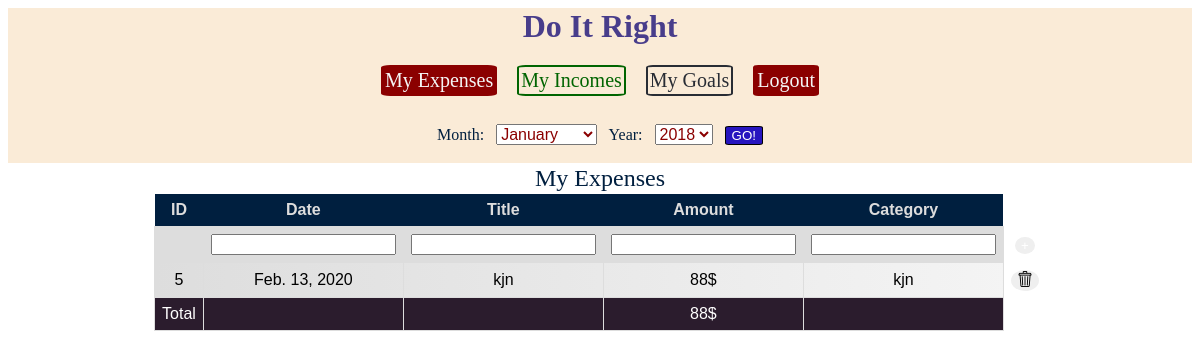
Page /expenses/ (signed in) on the earlier database version.
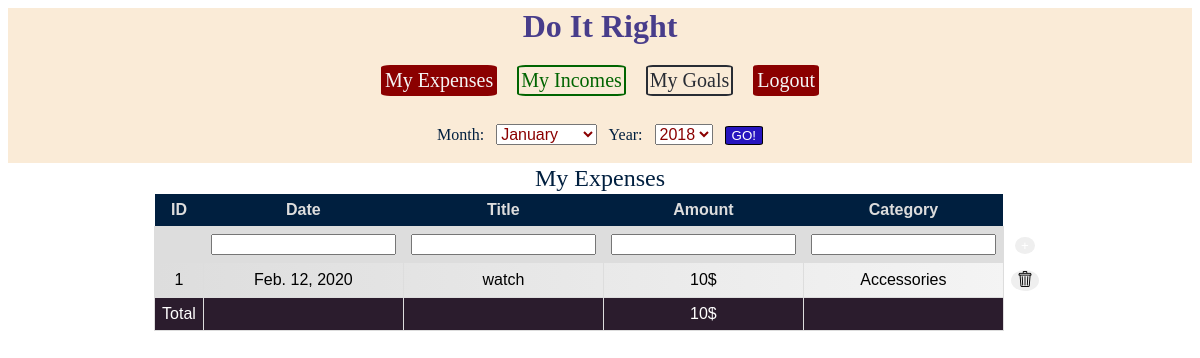
Same page on the later database version.
### budget/models.py (models this page shows, shortened)
class Expense(models.Model):
    date = models.DateField()
    title = models.CharField(max_length=300)
    amount = models.DecimalField(decimal_places=2, max_digits=12)
    category = models.CharField(max_length=200)

### budget/views.py (the view)
# urls.py: path('expenses/', views.expense_item, name='expenses'),
@login_required
def expense_item(request):
    if request.method == "POST":
        print(request.POST.get('action'))
        if request.POST.get('action') == 'delete':
            Expense.objects.get(id=int(request.POST['expense'])).delete()
            return redirect('/expenses/')
        form = ExpenseForm(request.POST)
        if form.is_valid():
            o = form.save()
            return redirect('/expenses/')
    else:
        form = ExpenseForm()
    list_expenses = Expense.objects.all()
    sum_amount_expense = Expense.objects.aggregate(Sum('amount'))
    context = {
        'list_expenses': list_expenses,
        'sum_amount_expense': sum_amount_expense,
        'form': form
    }
    return render(request, 'budget/expenses.html', context)

### budget/forms.py
class ExpenseForm(forms.ModelForm):
    class Meta:
        model = models.Expense
        fields = "__all__"

### budget/templates/budget/expenses.html (shortened to what this page needs)
{% extends "budget/budgetpage.html" %}
{% load mathfilters static budget_extras %}
{% block content %}
    <table class="table">
        <div class="headerTableText"> My Expenses</div>
        <tr class="tableHeader hideBorder">
            <th class="hideRightBorder">ID</th>
            <th class="hideRightBorder">Date</th>
            <th class="hideRightBorder">Title</th>
            <th class="hideRightBorder">Amount</th>
            <th class="hideRightBorder">Category</th>
            <th class="hideBorder"></th>
        </tr>
        <tr>
            <form method="post">
                <td></td>
                {% for n in form %}
                    <td>{{ n }}</td>
                {% endfor %}
                <td class="buttonBorder"><input class="addButton" type="submit" value="+"></td>
            </form>
        </tr>
        {% if list_expenses %}
                {% for n in list_expenses %}
                    <tr class="tableContent">
                        <td>{{ n.id }}</td>
                        <td>{{ n.date }}</td>
                        <td>{{ n.title }}</td>
                        <td>{{ n.amount|floatformat }}$</td>
                        <td>{{ n.category }}</td>
                        <td class="hideBorder">
                            <form method="post">
                                <button class="addButton rubbish" type="submit">
                                    <img src="{% static 'images/rubbish.png' %}">
                                </button>
                            </form>
                        </td>
                {% endfor %}
            <tr class="footer_table">
                <td>Total</td>
                <td></td>
                <td></td>
                <td> {{ sum_amount_expense.amount__sum }}$</td>
                <td></td>
            </tr>
            </tr>
        {% else %}
            <tr>
                <td colspan="5"> No product are available.</td>
            </tr>
        {% endif %}
    </table>
{% endblock %}

### budget/templates/budget/budgetpage.html (shortened to what this page needs)
<!DOCTYPE html>
<html lang="en">
<head>
    <link rel="stylesheet" href="https://cdnjs.cloudflare.com/ajax/libs/animate.css/3.7.0/animate.min.css">
</head>
<body>
<div class="headerNav">
    <div>
        <h1 class="h1">Do It Right</h1>
    </div>
    <div class="headerLinks">
        <div class="buttonsFlex">
            {% if list_expenses %}
                <a class="link expenseLinkBorder expenseLinkBackground" href="/expenses/">My Expenses</a>
                <a class="link incomeLinkBorder incomeLinkColor" href="/incomes/">My Incomes</a>
                <a class="link goalLinkBorder goalLinkColor" href="/goals/">My Goals</a>
            {% elif list_incomes %}
                <a class="link expenseLinkBorder expenseLinkColor" href="/expenses/">My Expenses</a>
                <a class="link incomeLinkBorder incomeLinkBackground" href="/incomes/">My Incomes</a>
                <a class="link goalLinkBorder goalLinkColor" href="/goals/">My Goals</a>
            {% elif list_goals %}
                <a class="link expenseLinkBorder expenseLinkColor" href="/expenses/">My Expenses</a>
                <a class="link incomeLinkBorder incomeLinkColor" href="/incomes/">My Incomes</a>
                <a class="link goalLink goalLinkBackground" href="/goals/">My Goals</a>
            {% endif %}
            <a class="link expenseLinkBorder expenseLinkBackground logout" href="http://127.0.0.1:8000/accounts/logout/"
            >Logout</a>
        </div>
        <div class="selectors">
            <form>
                <label>Month:</label>
                <select class="inputSelector" id="" name="month">
                    <option value="1">
                        January
                    </option>
                </select>
                <label for="cars">Year:</label>
                <select class="inputSelector" name="year">
                    <option id=2018 value="2018">2018</option>
                </select>
                <button class="submit" type="submit">GO!</button>
            </form>
        </div>
    </div>
</div>
{% block content %}
{% endblock %}
</body>
</html>

Differences in the rows shown:
removed Expense: id "5", date "Feb. 13, 2020", title "kjn", amount "88", category "kjn"
added Expense: id "1", date "Feb. 12, 2020", title "watch", amount "10", category "Accessories"
Other differences:
{{ sum_amount_expense.amount__sum }}: "88" → "10"
